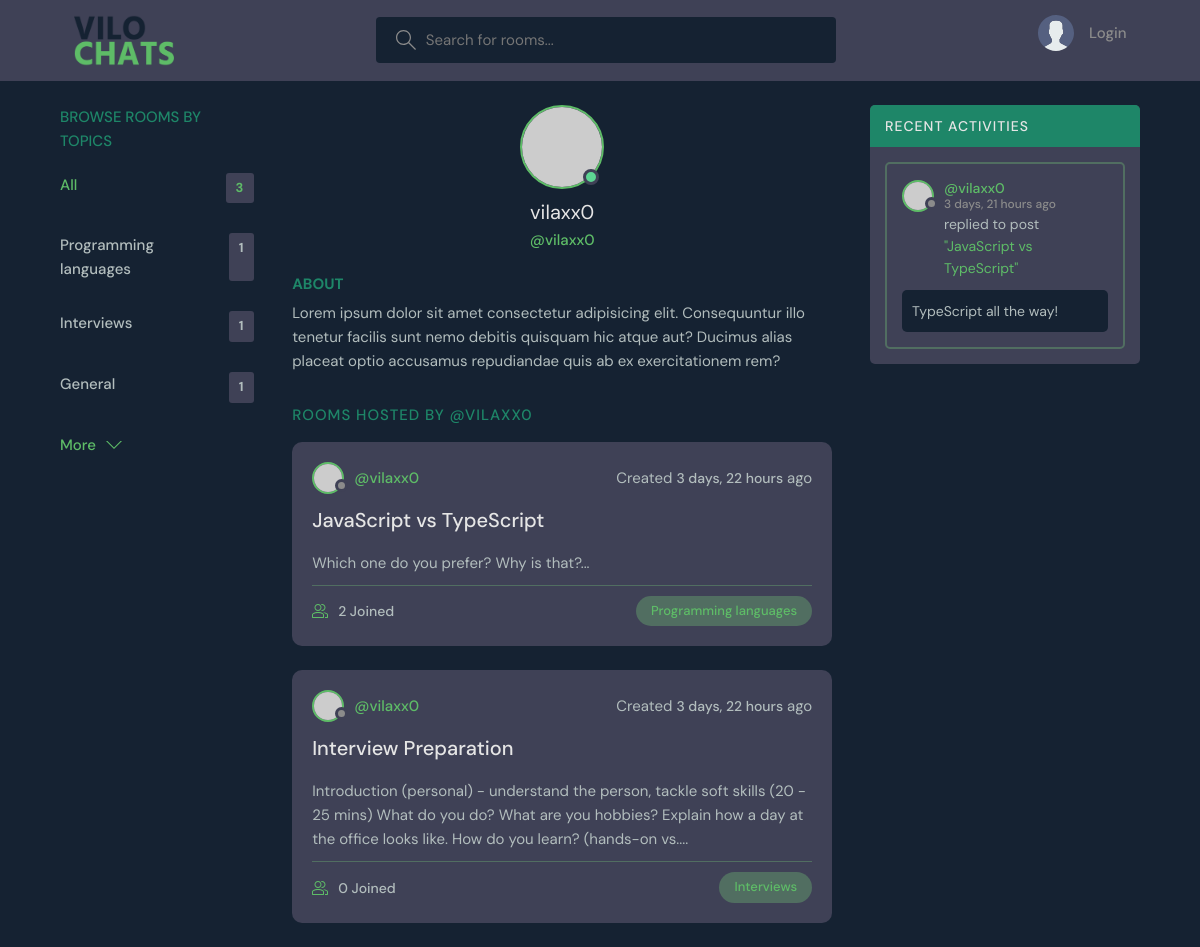
Page /profile/1/ on the earlier database version.
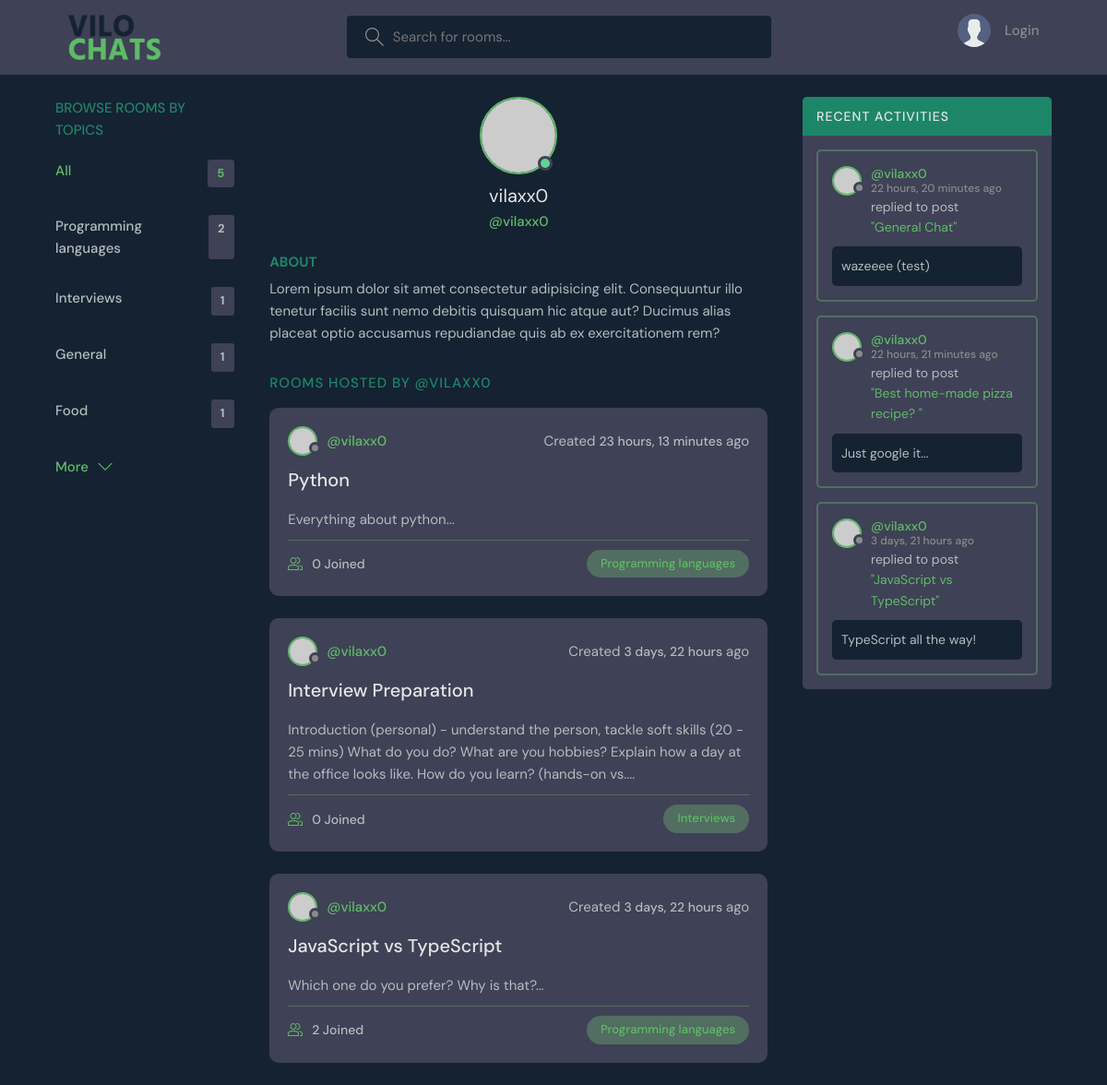
Same page on the later database version.
### base/models.py (models this page shows, shortened)
class Topic(models.Model):
    name = models.CharField(max_length=200)

class Room(models.Model):
    host = models.ForeignKey(User, on_delete=models.SET_NULL, null=True)
    topic = models.ForeignKey(Topic, on_delete=models.SET_NULL, null=True)
    name = models.CharField(max_length=200)
    description = models.TextField(null=True, blank=True)
    participants = models.ManyToManyField(User, related_name='participants', blank=True)
    updated = models.DateTimeField(auto_now=True)
    created = models.DateTimeField(auto_now_add=True)
    class Meta:
        ordering = ['-updated', '-created']
    def __str__(self):
        return self.name

class Message(models.Model):
    user = models.ForeignKey(User, on_delete=models.CASCADE)
    room = models.ForeignKey(Room, on_delete=models.CASCADE)
    body = models.TextField()
    updated = models.DateTimeField(auto_now=True)
    created = models.DateTimeField(auto_now_add=True)
    class Meta:
        ordering = ['-updated', '-created']
    def __str__(self):
        return self.body[0:50]

### base/views.py (the view)
# urls.py: path('profile/<str:pk>/', views.userProfile, name="user-profile"),
def userProfile(request, pk):
    user = User.objects.get(id=pk)
    rooms = user.room_set.all()
    room_messages = user.message_set.all()
    topics = Topic.objects.all()[:4]
    all_rooms_count = Room.objects.all().count()
    context = {'user': user, 'rooms': rooms, 'room_messages': room_messages, 'topics': topics, 'all_rooms': all_rooms_count }
    return render(request, 'base/profile.html', context)

### base/templates/base/profile.html (shortened to what this page needs)
{% extends 'main.html' %} {% block content %}
<main class="profile-page layout layout--3">
  <div class="container">
    {% include 'base/topics_component.html' %}
    <div class="roomList">
      <div class="profile">
        <div class="profile__avatar">
          <div class="avatar avatar--large active">
            <img src="https://randomuser.me/api/portraits/men/11.jpg" />
          </div>
        </div>
        <div class="profile__info">
          <h3>{{ user.username }}</h3>
          <p>@{{ user.username }}</p>
        </div>
        <div class="profile__about">
          <h3>About</h3>
          <p>
            Lorem ipsum dolor sit amet consectetur adipisicing elit. Consequuntur illo tenetur
            facilis sunt nemo debitis quisquam hic atque aut? Ducimus alias placeat optio
            accusamus repudiandae quis ab ex exercitationem rem?
          </p>
        </div>
      </div>
      <div class="roomList__header">
        <div>
          <h2>Rooms Hosted by @{{ user.username }}</a>
          </h2>
        </div>
      </div>
      {% include 'base/feed_component.html' %}
    </div>
    {% include 'base/activity_component.html' %}
  </div>
</main>
{% endblock content %}

### templates/main.html (shortened to what this page needs)
<!DOCTYPE html>
{% load static %}
<html lang="en">
  <head>
    <link
      rel="stylesheet"
      type="text/css"
      media="screen"
      href="{% static 'styles/main.css' %}"
    />
  </head>
  <body>
    {% include 'navbar.html' %}  {% block content %} {% endblock content %}
  </body>
</html>

### templates/navbar.html (shortened to what this page needs)
{% load static %}
<header class="header header--loggedIn">
  <div class="container">
    <a href="{% url 'home' %}" class="header__logo">
      <img src="{% static 'assets/logo.png' %}" />
    </a>
    <form class="header__search" method="GET" action="{% url 'home' %}">
      <label>
        <input name="q" placeholder="Search for rooms..." />
      </label>
    </form>
    <nav class="header__menu">
      {% if request.user.is_authenticated %}
      <div class="header__user">
        <a href="{% url 'user-profile' request.user.id %}">
          <div class="avatar avatar--medium active">
            <img src="https://randomuser.me/api/portraits/men/37.jpg" />
          </div>
          <p>
            {{request.user.username}} <span>@{{request.user.username}}</span>
          </p>
        </a>
        <button class="dropdown-button">
          <svg
            version="1.1"
            xmlns="http://www.w3.org/2000/svg"
            width="32"
            height="32"
            viewBox="0 0 32 32"
          >
            <path d="M16 21l-13-13h-3l16 16 16-16h-3l-13 13z"></path>
          </svg>
        </button>
      </div>
      <div class="dropdown-menu">
        <a href="{% url 'edit-profile' %}" class="dropdown-link">
          <svg
            version="1.1"
            xmlns="http://www.w3.org/2000/svg"
            width="32"
            height="32"
            viewBox="0 0 32 32"
          >
            <path
              d="M27.465 32c-1.211 0-2.35-0.471-3.207-1.328l-9.392-9.391c-2.369 0.898-4.898 0.951-7.355 0.15-3.274-1.074-5.869-3.67-6.943-6.942-0.879-2.682-0.734-5.45 0.419-8.004 0.135-0.299 0.408-0.512 0.731-0.572 0.32-0.051 0.654 0.045 0.887 0.277l5.394 5.395 3.586-3.586-5.394-5.395c-0.232-0.232-0.336-0.564-0.276-0.887s0.272-0.596 0.572-0.732c2.552-1.152 5.318-1.295 8.001-0.418 3.274 1.074 5.869 3.67 6.943 6.942 0.806 2.457 0.752 4.987-0.15 7.358l9.392 9.391c0.844 0.842 1.328 2.012 1.328 3.207-0 2.5-2.034 4.535-4.535 4.535zM15.101 19.102c0.26 0 0.516 0.102 0.707 0.293l9.864 9.863c0.479 0.479 1.116 0.742 1.793 0.742 1.398 0 2.535-1.137 2.535-2.535 0-0.668-0.27-1.322-0.742-1.793l-9.864-9.863c-0.294-0.295-0.376-0.74-0.204-1.119 0.943-2.090 1.061-4.357 0.341-6.555-0.863-2.631-3.034-4.801-5.665-5.666-1.713-0.561-3.468-0.609-5.145-0.164l4.986 4.988c0.391 0.391 0.391 1.023 0 1.414l-5 5c-0.188 0.188-0.441 0.293-0.707 0.293s-0.52-0.105-0.707-0.293l-4.987-4.988c-0.45 1.682-0.397 3.436 0.164 5.146 0.863 2.631 3.034 4.801 5.665 5.666 2.2 0.721 4.466 0.604 6.555-0.342 0.132-0.059 0.271-0.088 0.411-0.088z"
            ></path>
          </svg>
          Settings
        </a>
        <a href="{% url 'logout' %}" class="dropdown-link">
          <svg
            version="1.1"
            xmlns="http://www.w3.org/2000/svg"
            width="32"
            height="32"
            viewBox="0 0 32 32"
          >
            <path
              d="M3 0h22c0.553 0 1 0 1 0.553l-0 3.447h-2v-2h-20v28h20v-2h2l0 3.447c0 0.553-0.447 0.553-1 0.553h-22c-0.553 0-1-0.447-1-1v-30c0-0.553 0.447-1 1-1z"
            ></path>
            <path
              d="M21.879 21.293l1.414 1.414 6.707-6.707-6.707-6.707-1.414 1.414 4.293 4.293h-14.172v2h14.172l-4.293 4.293z"
            ></path>
          </svg>
          Logout
        </a>
      </div>
      {% else %}
      <a href="{% url 'login' %}">
        <img src="{% static './assets/avatar.svg' %}" />
        <p>Login</p>
      </a>
      {% endif %}
    </nav>
  </div>
</header>

### base/templates/base/topics_component.html
<div class="topics">
  <div class="topics__header">
    <h2>Browse Rooms by Topics</h2>
  </div>
  <ul class="topics__list">
    <li>
      <a href="{% url 'home' %}" class="active">
        All <span>{{all_rooms}}</span>
      </a>
    </li>
    {% for topic in topics %}
    <li>
      <a href="{% url 'home' %}?q={{topic.name}}">
        {{topic.name}} <span>{{topic.room_set.all.count}}</span>
      </a>
    </li>
    {% endfor %}
  </ul>
  <a class="btn btn--link" href="topics.html">
    More
    <svg
      version="1.1"
      xmlns="http://www.w3.org/2000/svg"
      width="32"
      height="32"
      viewBox="0 0 32 32"
    >
      <path d="M16 21l-13-13h-3l16 16 16-16h-3l-13 13z"></path>
    </svg>
  </a>
</div>

### base/templates/base/feed_component.html (shortened to what this page needs)
{% for room in rooms %}
<div class="roomListRoom">
  <div class="roomListRoom__header">
    <a
      href="{% url 'user-profile' room.host.id %}"
      class="roomListRoom__author"
    >
      <div class="avatar avatar--small">
        <img src="https://randomuser.me/api/portraits/women/11.jpg" />
      </div>
      <span>@{{ room.host.username }}</span>
    </a>
    <div class="roomListRoom__actions">
      <p>Created <span>{{ room.created|timesince }}</span> ago</p>
    </div>
  </div>
  <div class="roomListRoom__content">
    <a href="{% url 'room' room.id %}">{{ room.name }}</a>
    <p>{{ room.description|slice:"200" }}...</p>
  </div>
  <div class="roomListRoom__meta">
    <a href="{% url 'room' room.id %}" class="roomListRoom__joined">
      {{room.participants.count}} Joined
    </a>
    <a href="{% url 'home' %}?q={{room.topic.name}}">
      <p class="roomListRoom__topic">{{room.topic.name}}</p>
    </a>
  </div>
</div>
{% endfor %}

### base/templates/base/activity_component.html (shortened to what this page needs)
<div class="activities">
  <div class="activities__header">
    <h2>Recent Activities</h2>
  </div>
  {% for message in room_messages %}
  <div class="activities__box">
    <div class="activities__boxHeader roomListRoom__header">
      <a
        href="{% url 'user-profile' message.user.id %}"
        class="roomListRoom__author"
      >
        <div class="avatar avatar--small">
          <img src="https://randomuser.me/api/portraits/women/11.jpg" />
        </div>
        <p>
          @{{ message.user }} <span>{{ message.created|timesince }} ago</span>
        </p>
      </a>
    </div>
    <div class="activities__boxContent">
      <p>
        replied to post
        <a href="{% url 'room' message.room.id %}"> "{{ message.room }}"</a>
      </p>
      <div class="activities__boxRoomContent">{{ message }}</div>
    </div>
  </div>
  {% endfor %}
</div>

Differences in the rows shown:
computed for Topic "Programming languages": room_set.all.count "1" → "2"
added Topic: name "Food", room_set.all.count "1"
added Room: host.username "vilaxx0", created "23 hours, 13 minutes", name "Python", description "Everything about python", participants.count "0", topic.name "Programming languages"
changed Room "Interview Preparation": moves up the list
added Message: user "vilaxx0", created "22 hours, 20 minutes", room "General Chat", body "wazeeee (test)"
added Message: user "vilaxx0", created "22 hours, 21 minutes", room "Best home-made pizza recipe?", body "Just google it..."
Other differences:
{{ all_rooms }}: "3" → "5"
